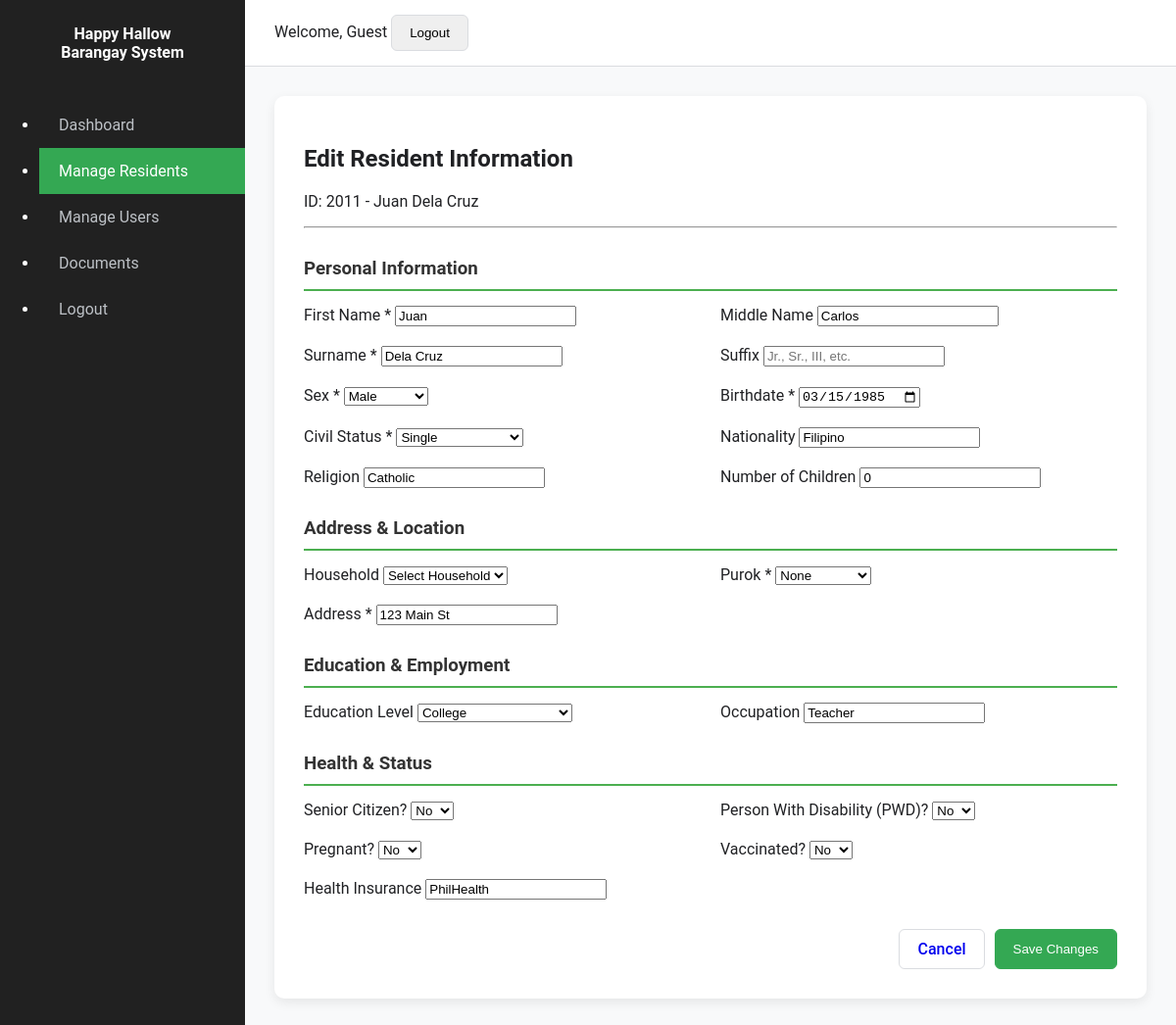
Page /admin/edit_resident.php?id=2011 on the committed database.
### tables this page shows
CREATE TABLE IF NOT EXISTS `residents` (
  `person_id` int NOT NULL AUTO_INCREMENT,
  `household_id` int NOT NULL,
  `first_name` text NOT NULL,
  `middle_name` varchar(255) DEFAULT NULL,
  `surname` varchar(255) NOT NULL,
  `suffix` varchar(50) DEFAULT NULL,
  `sex` text NOT NULL,
  `birthdate` date NOT NULL,
  `civil_status` varchar(20) NOT NULL,
  `nationality` varchar(20) NOT NULL,
  `religion` varchar(100) DEFAULT NULL,
  `purok` int NOT NULL,
  `address` varchar(150) NOT NULL,
  `residency_start_date` date DEFAULT NULL,
  `education_level` varchar(20) NOT NULL,
  `occupation` varchar(50) NOT NULL,
  `is_senior` tinyint(1) NOT NULL,
  `is_disabled` tinyint(1) NOT NULL,
  `health_insurance` varchar(100) DEFAULT NULL,
  `vaccination` int DEFAULT NULL,
  `is_pregnant` tinyint(1) DEFAULT NULL,
  `children_count` int DEFAULT NULL,
  PRIMARY KEY (`person_id`),
  KEY `household_id` (`household_id`)
);

### admin/edit_resident.php (the view, shortened to what this page needs)
<?php
include __DIR__ . '/db_connect.php';
$residentId = $conn->real_escape_string($_GET['id']);
$sql = "
    SELECT
        person_id,
        household_id,
        first_name,
        middle_name,
        surname,
        suffix,
        sex,
        birthdate,
        civil_status,
        nationality,
        religion,
        purok,
        address,
        education_level,
        occupation,
        is_senior,
        is_disabled,
        health_insurance,
        vaccination,
        is_pregnant,
        children_count
    FROM residents
    WHERE person_id = '$residentId'
";
$result = $conn->query($sql);
$residentData = $result->fetch_assoc();
function isSelected($currentValue, $targetValue) {
    $safeCurrentValue = $currentValue ?? '';
    return ($safeCurrentValue == $targetValue) ? 'selected' : '';
}
function safeHtml($value) {
    return htmlspecialchars($value ?? '');
}
?>
<!DOCTYPE html>
<html lang="en">
<head>
    <link rel="stylesheet" href="css/style.css" />
</head>
<body>
<div class="app-container">
    <div class="sidebar">
        <div class="logo">Happy Hallow<br>Barangay System</div>
        <nav class="main-nav">
            <ul>
                <li><a href="admin_dashboard.php">Dashboard</a></li>
                <li><a href="residents.php" class="active">Manage Residents</a></li>
                <li><a href="manage_users.php">Manage Users</a></li>
                <li><a href="documents.php">Documents</a></li>
                <li><a href="logout.php">Logout</a></li>
            </ul>
        </nav>
    </div>
    <div class="main-content">
        <header class="topbar">
            <div class="topbar-right">
              <span id="userName" class="user-info">Welcome, User</span>
              <button id="logoutBtn" class="btn logout-btn">Logout</button>
            </div>
        </header>
        <main class="page-content">
            <div class="card form-card">
                <h2>Edit Resident Information</h2>
                <p>ID: <?php echo safeHtml($residentData['person_id']); ?> - <?php echo safeHtml($residentData['first_name'] . ' ' . $residentData['surname']); ?></p>
                <hr>
                <form action="update_resident.php" method="POST">
                    <h3 class="section-title">Personal Information</h3>
                    <div class="form-grid">
                        <div class="input-group">
                            <label for="first_name">First Name *</label>
                            <input type="text" id="first_name" name="first_name"
                                   value="<?php echo safeHtml($residentData['first_name']); ?>" required>
                        </div>
                        <div class="input-group">
                            <label for="middle_name">Middle Name</label>
                            <input type="text" id="middle_name" name="middle_name"
                                   value="<?php echo safeHtml($residentData['middle_name']); ?>">
                        </div>
                        <div class="input-group">
                            <label for="surname">Surname *</label>
                            <input type="text" id="surname" name="surname"
                                   value="<?php echo safeHtml($residentData['surname']); ?>" required>
                        </div>
                        <div class="input-group">
                            <label for="suffix">Suffix</label>
                            <input type="text" id="suffix" name="suffix"
                                   value="<?php echo safeHtml($residentData['suffix']); ?>"
                                   placeholder="Jr., Sr., III, etc.">
                        </div>
                        <div class="input-group">
                            <label for="sex">Sex *</label>
                            <select id="sex" name="sex" required>
                                <option value="M" <?php echo isSelected($residentData['sex'], 'M'); ?>>Male</option>
                            </select>
                        </div>
                        <div class="input-group">
                            <label for="birthdate">Birthdate *</label>
                            <input type="date" id="birthdate" name="birthdate"
                                   value="<?php echo safeHtml($residentData['birthdate']); ?>" required>
                        </div>
                        <div class="input-group">
                            <label for="civil_status">Civil Status *</label>
                            <select id="civil_status" name="civil_status" required>
                                <option value="Single" <?php echo isSelected($residentData['civil_status'], 'Single'); ?>>Single</option>
                            </select>
                        </div>
                        <div class="input-group">
                            <label for="nationality">Nationality</label>
                            <input type="text" id="nationality" name="nationality"
                                   value="<?php echo safeHtml($residentData['nationality']); ?>">
                        </div>
                        <div class="input-group">
                            <label for="religion">Religion</label>
                            <input type="text" id="religion" name="religion"
                                   value="<?php echo safeHtml($residentData['religion']); ?>">
                        </div>
                        <div class="input-group">
                            <label for="children_count">Number of Children</label>
                            <input type="number" id="children_count" name="children_count"
                                   value="<?php echo safeHtml($residentData['children_count']); ?>" min="0">
                        </div>
                    </div>
                    <h3 class="section-title">Address & Location</h3>
                    <div class="form-grid">
                        <div class="input-group">
                            <label>Household</label>
                            <select name="household_id" required>
                            <option value="">Select Household</option>
                            </select>
                    </div>
                        <div class="input-group">
                            <label for="purok">Purok *</label>
                            <select id="purok" name="purok" required>
                                <?php for ($i = 0; $i <= 5; $i++): ?>
                                    <option value="<?php echo $i; ?>" <?php echo isSelected($residentData['purok'], $i); ?>>
                                        <?php echo $i == 0 ? 'None' : "Purok $i"; ?>
                                    </option>
                                <?php endfor; ?>
                            </select>
                        </div>
                        <div class="input-group form-group-full">
                            <label for="address">Address *</label>
                            <input type="text" id="address" name="address"
                                   value="<?php echo safeHtml($residentData['address']); ?>" required>
                        </div>
                    </div>
                    <h3 class="section-title">Education & Employment</h3>
                    <div class="form-grid">
                        <div class="input-group">
                            <label for="education_level">Education Level</label>
                            <select id="education_level" name="education_level">
                                <option value="College" <?php echo isSelected($residentData['education_level'], 'College'); ?>>College</option>
                            </select>
                        </div>
                        <div class="input-group">
                            <label for="occupation">Occupation</label>
                            <input type="text" id="occupation" name="occupation"
                                   value="<?php echo safeHtml($residentData['occupation']); ?>">
                        </div>
                    </div>
                    <h3 class="section-title">Health & Status</h3>
                    <div class="form-grid">
                        <div class="input-group">
                            <label for="is_senior">Senior Citizen?</label>
                            <select id="is_senior" name="is_senior">
                                <option value="0" <?php echo isSelected($residentData['is_senior'], '0'); ?>>No</option>
                            </select>
                        </div>
                        <div class="input-group">
                            <label for="is_disabled">Person With Disability (PWD)?</label>
                            <select id="is_disabled" name="is_disabled">
                                <option value="0" <?php echo isSelected($residentData['is_disabled'], '0'); ?>>No</option>
                            </select>
                        </div>
                        <div class="input-group">
                            <label for="is_pregnant">Pregnant?</label>
                            <select id="is_pregnant" name="is_pregnant">
                                <option value="0" <?php echo isSelected($residentData['is_pregnant'], '0'); ?>>No</option>
                            </select>
                        </div>
                        <div class="input-group">
                            <label for="vaccination">Vaccinated?</label>
                            <select id="vaccination" name="vaccination">
                                <option value="0" <?php echo isSelected($residentData['vaccination'], '0'); ?>>No</option>
                            </select>
                        </div>
                        <div class="input-group form-group-full">
                            <label for="health_insurance">Health Insurance</label>
                            <input type="text" id="health_insurance" name="health_insurance"
                                   value="<?php echo safeHtml($residentData['health_insurance']); ?>"
                                   placeholder="e.g., PhilHealth, Private Insurance">
                        </div>
                    </div>
                    <div class="form-actions">
                        <a href="residents.php" class="btn secondary-btn">Cancel</a>
                        <button type="submit" class="btn primary-btn">Save Changes</button>
                    </div>
                </form>
            </div>
        </main>
    </div>
</div>
</body>
</html>

### admin/css/style.css (style rules this page uses)
:root { --primary-color: #34a853; --primary-dark: #288443; --secondary-color: #5f6368; --warning-color: #fbbc04; --danger-color: #ea4335; --background-color: #f8f9fa; --card-background: #ffffff; --sidebar-bg: #212121; --text-color: #202124; --text-light: #5f6368; --border-color: #dadce0; --radius: 10px; --shadow: 0 4px 12px rgba(0, 0, 0, 0.08); }
* { box-sizing: border-box; }
body { margin: 0; font-family: "Roboto", Arial, sans-serif; background: var(--background-color); color: var(--text-color); }
a { text-decoration: none; }
.app-container { display: flex; min-height: 100vh; }
.sidebar { width: 250px; background: var(--sidebar-bg); color: white; }
.logo { padding: 25px; text-align: center; font-weight: 700; }
.main-nav a { display: block; padding: 14px 20px; color: #bdc1c6; }
.main-nav a:hover, .main-nav a.active { background: var(--primary-color); color: white; }
.main-content { flex: 1; }
.topbar { background: white; padding: 15px 30px; border-bottom: 1px solid var(--border-color); }
.page-content { padding: 30px; }
.card { background: white; border-radius: var(--radius); box-shadow: var(--shadow); padding: 25px; margin-bottom: 30px; }
.btn { padding: 10px 18px; border-radius: 6px; font-weight: 500; border: 1px solid var(--border-color); cursor: pointer; }
.primary-btn { background: var(--primary-color); color: white; border-color: var(--primary-color); }

### admin/edit_resident.php (style rules this page uses)
.form-grid { display: grid; grid-template-columns: 1fr 1fr; gap: 20px; margin-bottom: 20px; }
.form-group-full { grid-column: 1 / -1; }
.form-actions { display: flex; justify-content: flex-end; gap: 10px; margin-top: 30px; }
.form-card { padding: 30px; }
.section-title { margin-top: 30px; margin-bottom: 15px; color: #333; border-bottom: 2px solid #4CAF50; padding-bottom: 10px; }

### rows in the picture
residents: person_id "2011", first_name+surname "Juan Dela Cruz", first_name "Juan", middle_name "Carlos", surname "Dela Cruz", birthdate "03/15/1985", nationality "Filipino", religion "Catholic", children_count "0", address "123 Main St", occupation "Teacher", health_insurance "PhilHealth"
